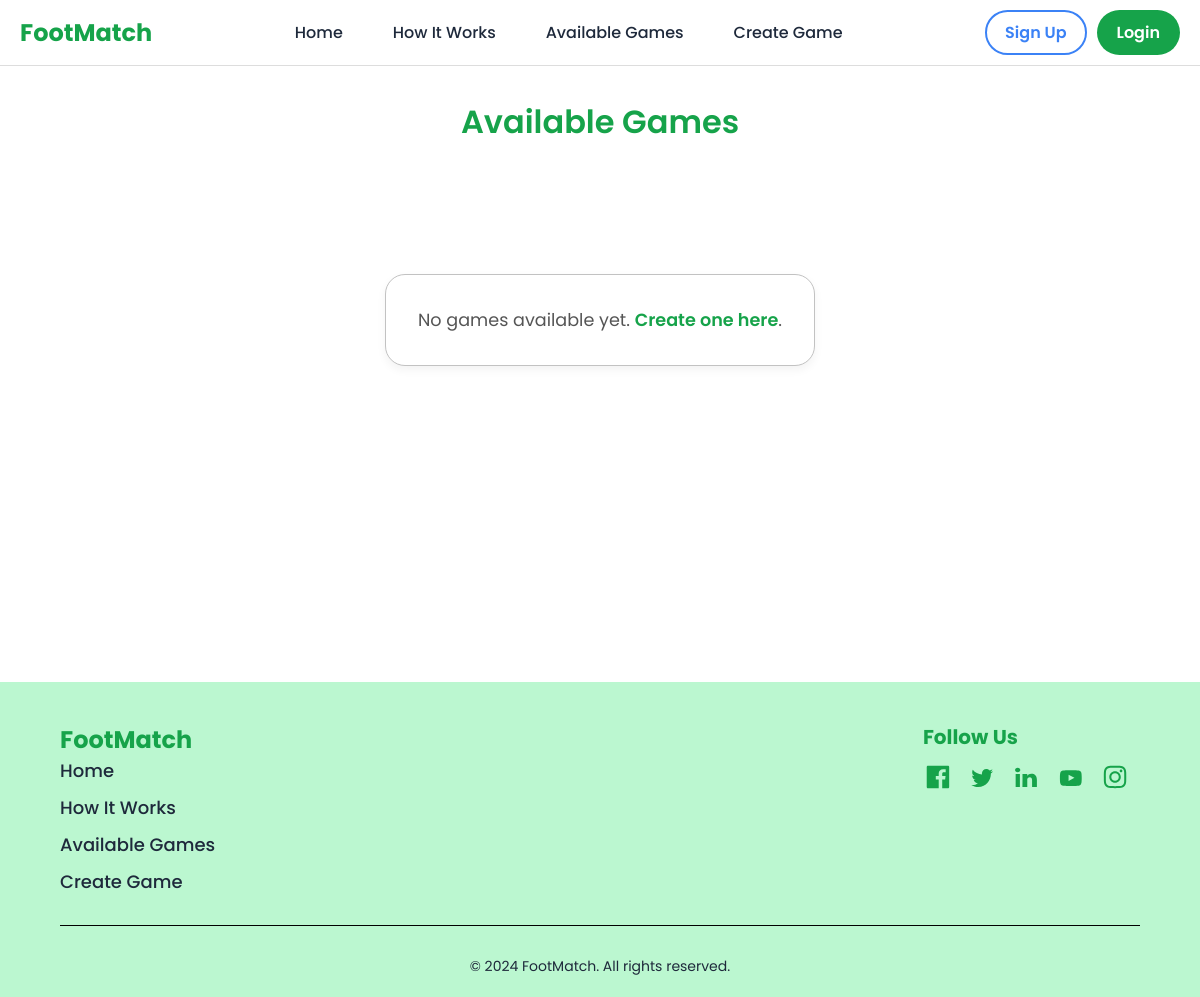
Page /available-games on the earlier database version.
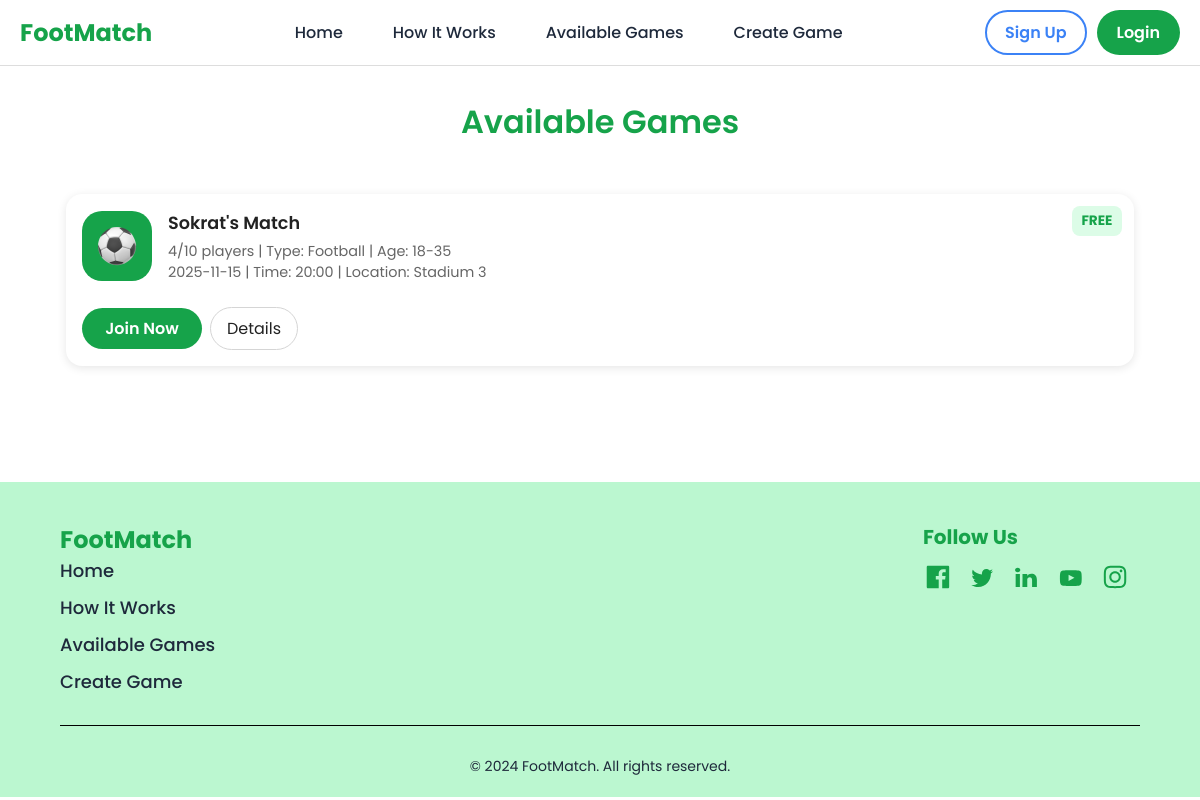
Same page on the later database version.
### app.py (models this page shows)
class Game(db.Model):
    id = db.Column(db.Integer, primary_key=True)
    game_name = db.Column(db.String(100), nullable=False)
    date = db.Column(db.String(20), nullable=False)
    time = db.Column(db.String(20), nullable=False)
    location = db.Column(db.String(100), nullable=False)
    sports_type = db.Column(db.String(50), nullable=False)
    player_capacity = db.Column(db.Integer, nullable=False)
    price = db.Column(db.Float, nullable=False)
    age = db.Column(db.String(15), nullable=False)
    description = db.Column(db.String(300))
    creator_id = db.Column(db.Integer, db.ForeignKey('user.id'))
    creator = db.relationship('User', backref='games')

### app.py (the view)
@app.route("/available-games")
def available_games():
    games = Game.query.all()
    error = request.args.get("error")
    success = request.args.get("success")
    active_games = []
    current_time = datetime.now()
    for game in games:
        try:
            game_datetime = datetime.strptime(f"{game.date} {game.time}", "%Y-%m-%d %H:%M")
            expiration_time = game_datetime + timedelta(hours=24)
            if current_time < expiration_time:
                active_games.append(game)
        except ValueError:
            pass
    return render_template("available-games.html", games=active_games, error=error, success=success)

### app.py (called while the page is built)
@app.context_processor
def inject_user_info():
    user_picture = session.get("picture")
    default_picture = url_for('static', filename='assets/profile-picture.png')
    return dict(
        picture=user_picture or default_picture,
        email=session.get("email"),
        name=session.get("name", "User")
    )

### templates/available-games.html (shortened to what this page needs)
<!DOCTYPE html>
<html lang="en">
<head>
    <link rel="stylesheet" href="{{ url_for('static', filename='css_folder/reset.css') }}">
    <link rel="stylesheet" href="{{ url_for('static', filename='css_folder/styles.css') }}">
    <link rel="stylesheet" href="{{ url_for('static', filename='css_folder/available-games.css') }}">
    <link rel="stylesheet" href="{{ url_for('static', filename='css_folder/error-messages.css') }}">
    <link rel="stylesheet" href="{{ url_for('static', filename='css_folder/header.css') }}">
</head>
<body>
    <section id="header">
        <header>
            <div class="header-container">
                <p id="title">FootMatch</p>
                <nav id="header-nav">
                    <a href="{{ url_for('home') }}#header">Home</a>
                    <a href="{{ url_for('home') }}#how-it-works">How It Works</a>
                    <a href="{{ url_for('available_games') }}">Available Games</a>
                    <a href="{{ url_for('create_game') }}">Create Game</a>
                </nav>
                <div id="header-right">
                    <div class="btn-spacer">
                        {% if "email" in session %}
                            <a href="{{ url_for('dashboard') }}" class="btn" id="sign-up-btn">Dashboard</a>
                            <a href="{{ url_for('logout') }}" class="btn" id="join-now-btn">Logout</a>
                            <a href="{{url_for('dashboard')}}">
                                <img src="{{ picture }}" alt="Profile Picture" class="profile-pic">
                            </a>
                        {% else %}
                            <a href="{{ url_for('sign_up') }}" class="btn" id="sign-up-btn">Sign Up</a>
                            <a href="{{ url_for('login') }}" class="btn btn-green" id="join-now-btn">Login</a>
                        {% endif %}
                    </div>
                </div>
            </div>
        </header>
    </section>
    <main>
        <section id="available-games">
            <h1 class="section-title">Available Games</h1>
            <div class="games-container">
                {% if games %}
                    {% for game in games %}
                    <div class="game-card">
                        <div class="game-card-top">
                            <div class="img-background">
                                <img src="{{ url_for('static', filename='assets/football-icon.svg') }}" alt="{{ game.sports_type }} Icon">
                            </div>
                            <div class="game-info">
                                <h2>{{ game.game_name }}</h2>
                                <p class="info">
                                    <span>{{ game.players|length }}/{{ game.player_capacity }} players</span> | Type: {{ game.sports_type }} | Age: {{ game.age }}
                                </p>
                                <p class="info">
                                    <span>{{ game.date }}</span> | Time: {{ game.time }} | Location: {{ game.location }}
                                    {% if session.get("user_id") %}
                                        {% set joined = game.players|selectattr("user_id", "equalto", session["user_id"])|list %}
                                    {% else %}
                                        {% set joined = [] %}
                                    {% endif %}
                                </p>
                            </div>
                        </div>
                        <div class="game-card-bottom">
                            <div class="buttons">
                                <form action="{{ url_for('join_game', game_id=game.id) }}" method="POST" style="display:inline;">
                                {% if joined %}
                                    <button type="submit" class="leave-btn" formaction="{{ url_for('leave_game', game_id=game.id) }}">
                                        Leave Game
                                    </button>
                                {% elif game.players|length >= game.player_capacity %}
                                    <button type="button" class="join-btn" disabled>Full</button>
                                {% else %}
                                    <button type="submit" class="join-btn">Join Now</button>
                                {% endif %}
                                </form>
                                <button
                                    class="details-btn"
                                    data-title="{{ game.game_name }}"
                                    data-info="Name: {{game.game_name}}; Date: {{game.date}}; Time: {{game.time}}; Type: {{ game.sports_type }}; Players: {{ game.players|length }}/{{ game.player_capacity }}; Price: {% if game.price == 0 %}Free{% else %}€{{ game.price }}{% endif %}; Age: {{game.age}}; Description: {{game.description}}">Details
                                </button>
                            </div>
                        </div>
                        <span class="price-tag {% if game.price == 0 %}free{% else %}paid{% endif %}">
                            {% if game.price == 0 %}FREE{% else %}€{{ game.price }}{% endif %}
                        </span>
                    </div>
                    {% endfor %}
                {% else %}
                    <p class="no-games">No games available yet. <a href="{{ url_for('create_game') }}">Create one here</a>.</p>
                {% endif %}
            </div>
        </section>
    </main>
    <footer>
        <div class="container">
            <div id="footer-content">
                <div id="footer-left">
                    <p id="footer-title">FootMatch</p>
                    <ul>
                        <li><a href="{{ url_for('home') }}#header">Home</a></li>
                        <li><a href="{{ url_for('home') }}#how-it-works">How It Works</a></li>
                        <li><a href="#header">Available Games</a></li>
                        <li><a href="{{ url_for('create_game') }}">Create Game</a></li>
                    </ul>
                </div>
                <div id="footer-right">
                    <p id="follow-us">Follow Us</p>
                    <img src="/static/assets/facebook.svg" alt="Facebook" />
                    <img src="/static/assets/twitter.svg" alt="Twitter" />
                    <img src="/static/assets/linkedin.svg" alt="LinkedIn" />
                    <img src="/static/assets/youtube.svg" alt="YouTube" />
                    <img src="/static/assets/instagram.svg" alt="Instagram" />
                </div>
            </div>
            <hr />
            <p id="rights">&copy; 2024 FootMatch. All rights reserved.</p>
        </div>
    </footer>
</body>
</html>

### static/css_folder/styles.css (style rules this page uses)
html { scroll-behavior: smooth; }
body { font-family: "Poppins", sans-serif; margin: 0; padding: 0; color: black; background-color: white; }
p { font-weight: 400; font-size: 20px; color: black; margin: 0; padding: 0; }
a { color: #1e293b; text-decoration: none; transition: color 0.3s; }
.btn { border: 2px solid transparent; border-radius: 25px; padding: 8px 18px; font-weight: 600; cursor: pointer; transition: all 0.3s; }
.section-title { color: #16a34a; font-size: 36px; margin: 50px 0; font-weight: bold; text-align: center; }
.btn-spacer { display: flex; justify-content: center; gap: 10px; }
footer { background-color: #bbf7d0; color: #16a34a; padding: 40px 0 20px; }
#footer-content { display: flex; justify-content: space-between; font-size: 16px; font-weight: 400; color: #1e293b; }
#footer-title { font-size: 24px; font-weight: bold; color: #16a34a; text-align: left; margin-bottom: 0; }
ul { list-style-type: none; padding: 0; margin: 0; margin-bottom: 30px; }
li { margin-bottom: 10px; list-style-type: none; }
li a { font-size: 18px; font-weight: 500; cursor: pointer; }
#follow-us { font-weight: bold; font-size: 20px; color: #16a34a; margin-bottom: 10px; }
#footer-right img { width: 30px; margin-right: 10px; }
hr { border: none; border-top: 1px solid black; margin: 0 0 10px 0; }
#rights { padding-top: 20px; text-align: center; color: #1e293b; font-size: 14px; }

### static/css_folder/available-games.css (style rules this page uses)
body { font-family: "Poppins", sans-serif; background-color: #ffffff; color: #222; margin: 0; padding: 0; }
.section-title { text-align: center; font-size: 2rem; margin: 2rem 0; font-weight: 600; }
.games-container { display: grid; grid-template-columns: repeat(auto-fit, minmax(320px, 1fr)); gap: 1.5rem; max-width: 1100px; margin: 0 auto; padding: 1rem; }
.game-card { display: flex; flex-direction: column; background: #fff; box-shadow: 0 2px 10px rgba(0,0,0,0.1); border-radius: 16px; padding: 1rem; position: relative; transition: transform 0.2s ease; }
.game-card-top { display: flex; align-items: center; margin-bottom: 0.5rem; }
.img-background { background-color: #16a34a; border-radius: 20px; display: flex; justify-content: center; align-items: center; height: 70px; width: 70px; aspect-ratio: 1 / 1; margin-right: 1rem; }
.img-background img { width: 40px; height: 40px; border-radius: 50%; object-fit: cover; }
.game-info { display: flex; flex-direction: column; }
.game-info h2 { font-size: 1.1rem; font-weight: 600; margin: 0 0 0.3rem 0; }
.game-info p { font-size: 0.9rem; margin: 0; color: #666; }
.game-card-bottom { display: flex; flex-direction: column; margin-top: 0.5rem; }
.buttons { display: flex; flex-wrap: wrap; gap: 0.5rem; align-items: center; }
.join-btn { flex: 1 1 100%; min-width: 120px; padding: 8px 0; text-align: center; background-color: #16a34a; color: white; border: none; border-radius: 25px; font-weight: 600; cursor: pointer; transition: background 0.3s; }
.details-btn { background-color: #fff; border: 1px solid #d5d5d5; padding: 8px 16px; border-radius: 25px; cursor: pointer; transition: background 0.2s; }
.price-tag { position: absolute; top: 12px; right: 12px; font-size: 0.85rem; font-weight: bold; padding: 0.3rem 0.6rem; border-radius: 8px; }
.price-tag.free { background-color: #dcfce7; color: #16a34a; }

### static/css_folder/header.css (style rules this page uses)
header { background-color: white; border-bottom: 1px solid #ddd; position: relative; }
.header-container { display: flex; align-items: center; justify-content: space-between; max-width: 1200px; margin: 0 auto; padding: 10px 20px; flex-wrap: wrap; }
.buttons { margin-top: 0.5rem; }
.btn { border: 2px solid transparent; border-radius: 25px; padding: 8px 18px; font-weight: 600; cursor: pointer; transition: all 0.3s; vertical-align: middle; }
.join-btn { background-color: #16a34a; color: white; }
.container { width: 90%; max-width: 1200px; margin: 0 auto; padding: 0 0px; }
#title { font-size: 24px; font-weight: bold; color: #16a34a; }
#header-nav { display: flex; gap:50px; }
#header-nav a { font-size: 16px; font-weight: 500; cursor: pointer; }
#sign-up-btn { color: #3b82f6; background-color: transparent; border: 2px solid #3b82f6; }
#join-now-btn { color: white; background-color: #16a34a; }

Differences in the rows shown:
now on this page (row edited): Game: game_name "Sokrat's Match", players|length "4", player_capacity "10", sports_type "Football", age "18-35", date "2025-11-15", time "20:00", location "Stadium 3", shows "Join Now", price "FREE"
Other differences:
text no longer shown: "No games available yet. Create one here ."
